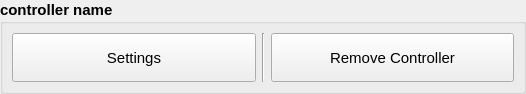
<?xml version="1.0" encoding="UTF-8"?>
<ui version="4.0">
 <class>Form</class>
 <widget class="QWidget" name="Form">
  <property name="geometry">
   <rect>
    <x>0</x>
    <y>0</y>
    <width>526</width>
    <height>94</height>
   </rect>
  </property>
  <property name="windowTitle">
   <string>Form</string>
  </property>
  <layout class="QGridLayout" name="gridLayout">
   <property name="leftMargin">
    <number>0</number>
   </property>
   <property name="topMargin">
    <number>0</number>
   </property>
   <property name="rightMargin">
    <number>0</number>
   </property>
   <property name="bottomMargin">
    <number>0</number>
   </property>
   <item row="0" column="0">
    <widget class="QGroupBox" name="group_haptic_controller">
     <property name="font">
      <font>
       <pointsize>11</pointsize>
       <weight>75</weight>
       <bold>true</bold>
      </font>
     </property>
     <property name="title">
      <string>controller name</string>
     </property>
     <layout class="QGridLayout" name="gridLayout_2">
      <property name="leftMargin">
       <number>9</number>
      </property>
      <property name="topMargin">
       <number>9</number>
      </property>
      <property name="rightMargin">
       <number>9</number>
      </property>
      <property name="bottomMargin">
       <number>9</number>
      </property>
      <item row="0" column="5" rowspan="2">
       <widget class="QPushButton" name="btn_remove_haptic_controller">
        <property name="sizePolicy">
         <sizepolicy hsizetype="Minimum" vsizetype="Preferred">
          <horstretch>0</horstretch>
          <verstretch>0</verstretch>
         </sizepolicy>
        </property>
        <property name="font">
         <font>
          <weight>50</weight>
          <bold>false</bold>
         </font>
        </property>
        <property name="text">
         <string>Remove Controller</string>
        </property>
       </widget>
      </item>
      <item row="0" column="0" rowspan="2">
       <widget class="QPushButton" name="btn_settings">
        <property name="sizePolicy">
         <sizepolicy hsizetype="Minimum" vsizetype="Preferred">
          <horstretch>0</horstretch>
          <verstretch>0</verstretch>
         </sizepolicy>
        </property>
        <property name="font">
         <font>
          <weight>50</weight>
          <bold>false</bold>
         </font>
        </property>
        <property name="text">
         <string>Settings</string>
        </property>
       </widget>
      </item>
      <item row="0" column="4" rowspan="2">
       <widget class="Line" name="line_2">
        <property name="orientation">
         <enum>Qt::Vertical</enum>
        </property>
       </widget>
      </item>
     </layout>
    </widget>
   </item>
  </layout>
 </widget>
 <resources/>
 <connections/>
</ui>
